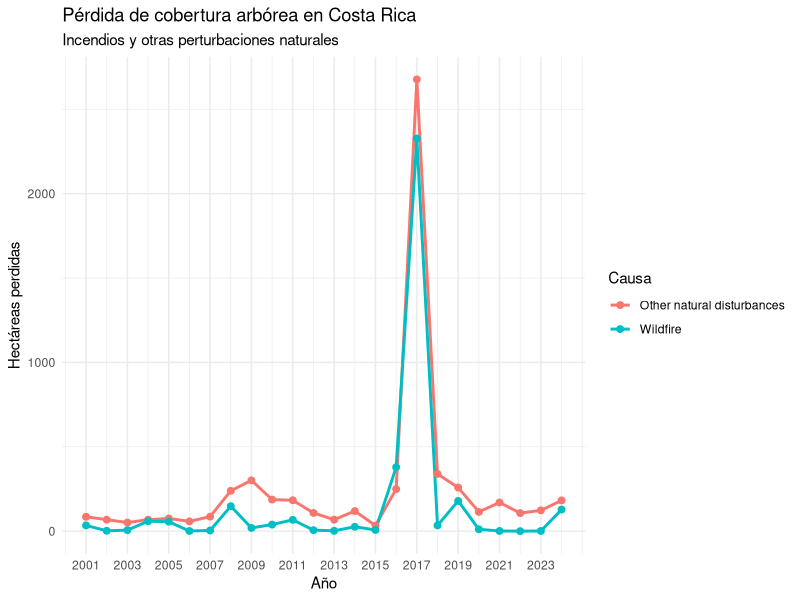
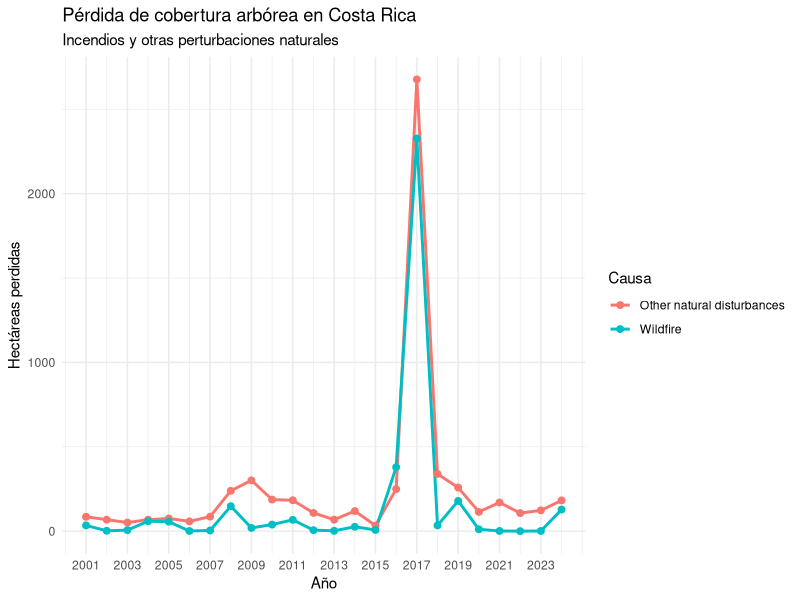

These charts were generated, in order, by the following R code:
library(tidyverse)
library(readxl)
CRI <- read_excel("../data/raw/CRI.xlsx")

CRI <- CRI %>% 
  filter(
    driver %in% c("Other natural disturbances", "Wildfire"),
    year >= 2001 & year <= 2024
  )

grafico.lineas <- ggplot(
  CRI,
  aes(x = year, y = tc_loss_ha, color = driver)
) +
  geom_line(linewidth = 1) +
  geom_point(size = 2) +
  scale_x_continuous(breaks = seq(2001, 2024, 2)) +
  labs(
    title = "Pérdida de cobertura arbórea en Costa Rica",
    subtitle = "Incendios y otras perturbaciones naturales",
    x = "Año",
    y = "Hectáreas perdidas",
    color = "Causa"
  ) +
  theme_minimal()

grafico.lineas

ggsave(
  "../res/graficos/perdida_cobertura_naturales.png",
  plot = grafico.lineas,
  width = 10,
  height = 6,
  dpi = 300
)
